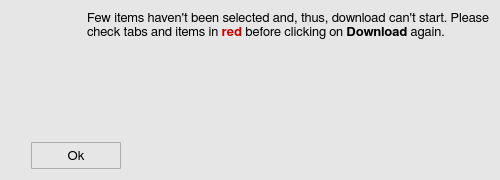
<?xml version="1.0" encoding="UTF-8"?>
<ui version="4.0">
 <class>selectionWindow</class>
 <widget class="QWidget" name="selectionWindow">
  <property name="geometry">
   <rect>
    <x>0</x>
    <y>0</y>
    <width>500</width>
    <height>180</height>
   </rect>
  </property>
  <property name="minimumSize">
   <size>
    <width>500</width>
    <height>180</height>
   </size>
  </property>
  <property name="maximumSize">
   <size>
    <width>500</width>
    <height>180</height>
   </size>
  </property>
  <property name="font">
   <font>
    <family>FreeSans</family>
    <pointsize>10</pointsize>
    <stylestrategy>PreferAntialias</stylestrategy>
    <kerning>true</kerning>
   </font>
  </property>
  <property name="windowTitle">
   <string>Warning</string>
  </property>
  <property name="windowIcon">
   <iconset>
    <normaloff>icons/warning_popup_icon.svg</normaloff>icons/warning_popup_icon.svg</iconset>
  </property>
  <property name="styleSheet">
   <string notr="true">QWidget {
	background-color: rgb(230,230,230);
}</string>
  </property>
  <layout class="QGridLayout" name="gridLayout">
   <item row="0" column="0">
    <layout class="QVBoxLayout" name="verticalLayout">
     <item>
      <layout class="QHBoxLayout" name="horizontalLayout">
       <item>
        <layout class="QVBoxLayout" name="verticalLayout_2">
         <item>
          <widget class="QLabel" name="sw_label_2">
           <property name="minimumSize">
            <size>
             <width>50</width>
             <height>50</height>
            </size>
           </property>
           <property name="maximumSize">
            <size>
             <width>50</width>
             <height>50</height>
            </size>
           </property>
           <property name="text">
            <string/>
           </property>
           <property name="pixmap">
            <pixmap>icons/warning_popup_icon.svg</pixmap>
           </property>
           <property name="scaledContents">
            <bool>true</bool>
           </property>
          </widget>
         </item>
         <item>
          <spacer name="verticalSpacer_3">
           <property name="orientation">
            <enum>Qt::Vertical</enum>
           </property>
           <property name="sizeHint" stdset="0">
            <size>
             <width>20</width>
             <height>18</height>
            </size>
           </property>
          </spacer>
         </item>
        </layout>
       </item>
       <item>
        <spacer name="horizontalSpacer">
         <property name="orientation">
          <enum>Qt::Horizontal</enum>
         </property>
         <property name="sizeType">
          <enum>QSizePolicy::Fixed</enum>
         </property>
         <property name="sizeHint" stdset="0">
          <size>
           <width>20</width>
           <height>20</height>
          </size>
         </property>
        </spacer>
       </item>
       <item>
        <widget class="QLabel" name="sw_label_1">
         <property name="sizePolicy">
          <sizepolicy hsizetype="Expanding" vsizetype="Preferred">
           <horstretch>0</horstretch>
           <verstretch>0</verstretch>
          </sizepolicy>
         </property>
         <property name="minimumSize">
          <size>
           <width>0</width>
           <height>0</height>
          </size>
         </property>
         <property name="maximumSize">
          <size>
           <width>16777215</width>
           <height>16777215</height>
          </size>
         </property>
         <property name="font">
          <font>
           <family>FreeSans</family>
           <pointsize>10</pointsize>
           <weight>50</weight>
           <bold>false</bold>
           <stylestrategy>PreferAntialias</stylestrategy>
           <kerning>true</kerning>
          </font>
         </property>
         <property name="text">
          <string>&lt;html&gt;&lt;head/&gt;&lt;body&gt;&lt;p align=&quot;justify&quot;&gt;Few items haven't been selected and, thus, download can't start. Please check tabs and items in &lt;span style=&quot; font-weight:600; color:#c80000;&quot;&gt;red&lt;/span&gt; before clicking on &lt;span style=&quot; font-weight:600;&quot;&gt;Download&lt;/span&gt; again.&lt;/p&gt;&lt;/body&gt;&lt;/html&gt;</string>
         </property>
         <property name="alignment">
          <set>Qt::AlignLeading|Qt::AlignLeft|Qt::AlignTop</set>
         </property>
         <property name="wordWrap">
          <bool>true</bool>
         </property>
        </widget>
       </item>
      </layout>
     </item>
     <item>
      <spacer name="verticalSpacer">
       <property name="orientation">
        <enum>Qt::Vertical</enum>
       </property>
       <property name="sizeType">
        <enum>QSizePolicy::Fixed</enum>
       </property>
       <property name="sizeHint" stdset="0">
        <size>
         <width>20</width>
         <height>13</height>
        </size>
       </property>
      </spacer>
     </item>
     <item>
      <layout class="QHBoxLayout" name="horizontalLayout_2">
       <item>
        <spacer name="horizontalSpacer_4">
         <property name="orientation">
          <enum>Qt::Horizontal</enum>
         </property>
         <property name="sizeType">
          <enum>QSizePolicy::Fixed</enum>
         </property>
         <property name="sizeHint" stdset="0">
          <size>
           <width>20</width>
           <height>20</height>
          </size>
         </property>
        </spacer>
       </item>
       <item>
        <widget class="QToolButton" name="sw_okButton">
         <property name="minimumSize">
          <size>
           <width>90</width>
           <height>27</height>
          </size>
         </property>
         <property name="maximumSize">
          <size>
           <width>90</width>
           <height>27</height>
          </size>
         </property>
         <property name="font">
          <font>
           <family>FreeSans</family>
           <pointsize>10</pointsize>
           <weight>50</weight>
           <bold>false</bold>
           <stylestrategy>PreferDefault</stylestrategy>
           <kerning>true</kerning>
          </font>
         </property>
         <property name="styleSheet">
          <string notr="true">QToolButton {
	border: 1px solid #acacac;
	border-radius: 1px;
	background-color: qlineargradient(x1:0, y1:0, x2:0, y2:1,
									stop:0 #f0f0f0, stop:1 #e5e5e5);
}

QToolButton:hover {
	border: 1px solid #7eb4ea;
	border-radius: 1px;
	background-color: qlineargradient(x1:0, y1:0, x2:0, y2:1,
									stop:0 #ecf4fc, stop:1 #dcecfc);
}

QToolButton:pressed {
	border: 1px solid #579de5;
	border-radius: 1px;
	background-color: qlineargradient(x1:0, y1:0, x2:0, y2:1,
									stop:0 #daecfc, stop:1 #c4e0fc);
}</string>
         </property>
         <property name="text">
          <string>Ok</string>
         </property>
         <property name="toolButtonStyle">
          <enum>Qt::ToolButtonTextOnly</enum>
         </property>
        </widget>
       </item>
       <item>
        <spacer name="horizontalSpacer_2">
         <property name="orientation">
          <enum>Qt::Horizontal</enum>
         </property>
         <property name="sizeType">
          <enum>QSizePolicy::Expanding</enum>
         </property>
         <property name="sizeHint" stdset="0">
          <size>
           <width>20</width>
           <height>20</height>
          </size>
         </property>
        </spacer>
       </item>
      </layout>
     </item>
    </layout>
   </item>
  </layout>
 </widget>
 <resources/>
 <connections/>
</ui>
